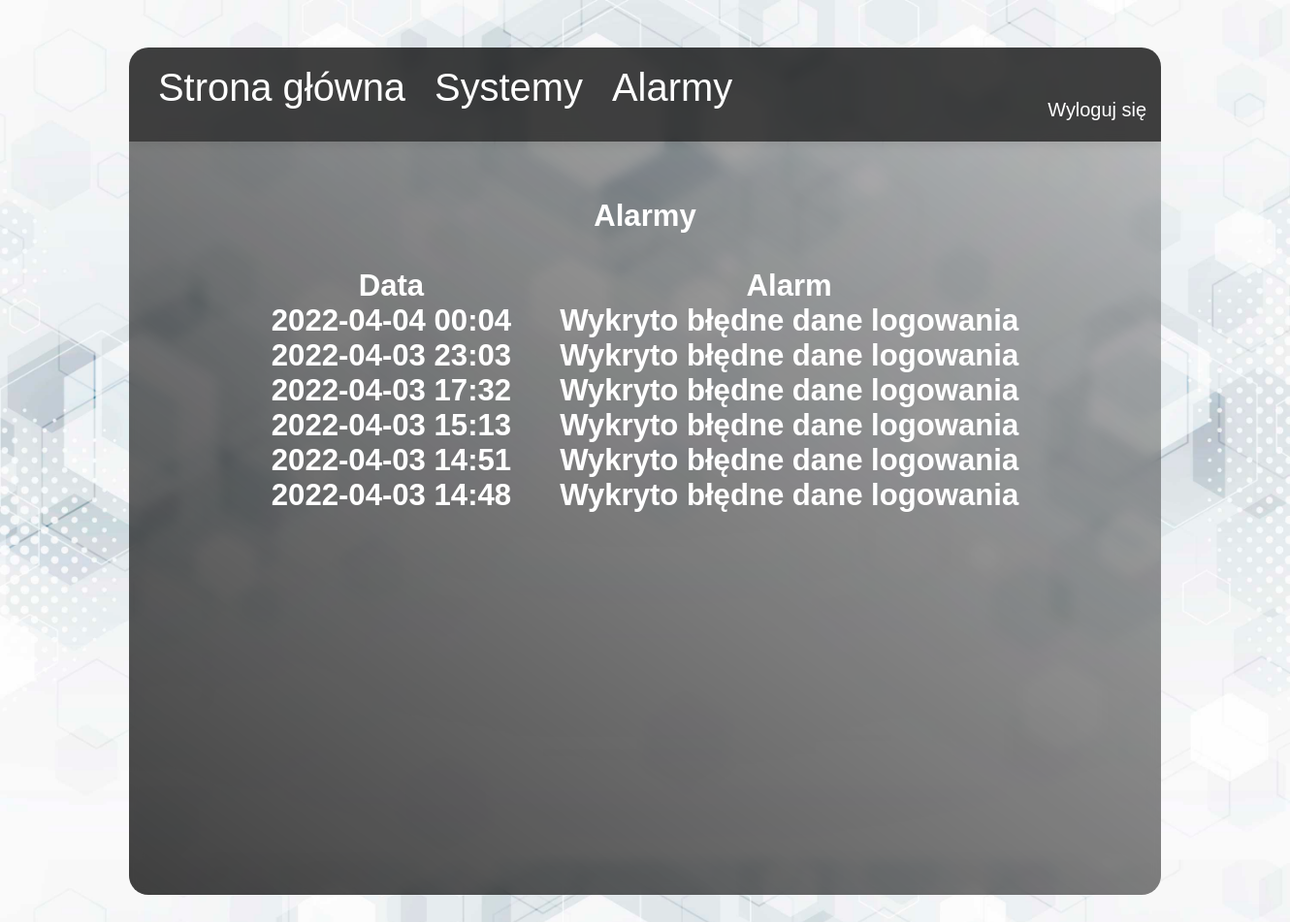
/templates/alerts/, run on the app's committed database.
### tables this page shows
CREATE TABLE `alarmy` (
	`data`	TEXT,
	`alert`	TEXT
);

### web_server.py (the view)
@app.route("/templates/alerts/")
def alerts():
    con = sqlite3.connect("mydb.db")
    con.row_factory = sqlite3.Row
    cur = con.cursor()
    cur.execute("select * from alarmy order by data desc")
    rows = cur.fetchall()
    return render_template("alerts.html",rows = rows)

### web_server.py (called while the page is built)
@app.before_request
def make_session_permanent():
    render_template('header.html', user_name = user_name)

### templates/header.html (shortened to what this page needs)
<!DOCTYPE html>
<html lang="pl-PL">
<head>
	<link rel="stylesheet" href="/static/style.css" type="text/css"/>
	</head>
<body>
<div class="square">
		<div class="menu">
			<a href="/templates/home"  class="systems">Strona główna</a>
			<a href="/templates/main"  class="systems">Systemy</a>
			<a href="/templates/alerts"  class="systems">Alarmy</a>
			<br>
			<a href="/"  class="logout">Wyloguj się</a>
		</div>
{% block content %}
{% endblock %}
</body>
</html>

### templates/alerts.html (shortened to what this page needs)
{% extends "header.html" %}
{% block content %}
		<div class="container">
			<h3><br>Alarmy<br><br>
				<table class="table" border=0>
   					<thead>
						<td>Data</td>
        				<td>Alarm</td>
    				</thead>
       				{% for row in rows %}
       		        <tr>
						<td>{{row["data"]}}</td>
            			<td>{{row["alert"]}}</td>
        			</tr>
       				{% endfor %}
				</table>
			<br><br>
			</h3>
		</div>
	</div>
</body>
{% endblock %}

### static/style.css (style rules this page uses)
* { margin: 0; padding: 0; box-sizing: border-box; }
body { width: 100vw; height: 100vh; background-image: url(img/background.jpg); background-size: cover; background-attachment: scroll; overflow: hidden; font-family: Arial; }
h3 { margin: 0; padding: 0; text-align: center; position: relative; top: 3%; left: 0%; }
.square { position: absolute; top: 5%; left: 10%; width: 100%; height: 100%; }
.menu { text-align: left; width: 80%; height: 10%; background: rgba(0, 0, 0, 0.75); backdrop-filter: blur(6px); color: #ffffff; border-radius: 20px 20px 0px 0px; }
.container { width: 80%; height: 80%; background: rgba(0, 0, 0, 0.75); background: linear-gradient(to right top, rgba(0, 0, 0, 0.75), rgba(0, 0, 0, 0.25)); backdrop-filter: blur(6px); border-radius: 0px 0px 20px 20px; color: #ffffff; font-size: 2vw; }
.systems { margin-left: 30px; position: relative; float: left; top: 20%; font-size: clamp(0.2rem, 3vw, 10rem); color: #ffffff; text-decoration: none; }
.logout { margin-right: 15px; float: right; top: 55%; right: 0%; position: absolute; font-size: clamp(0.1rem, 1.5vw, 5rem); color: #ffffff; text-decoration: none; }
.table { margin-left: auto; margin-right: auto; border-collapse: separate; border-spacing: 50px 0; }

### templates/alerts.html (style rules this page uses)
.container { overflow: scroll; }

### data on the page
alarmy: data "2022-04-04 00:04", alert "Wykryto błędne dane logowania"
alarmy: data "2022-04-03 23:03", alert "Wykryto błędne dane logowania"
alarmy: data "2022-04-03 17:32", alert "Wykryto błędne dane logowania"
alarmy: data "2022-04-03 15:13", alert "Wykryto błędne dane logowania"
alarmy: data "2022-04-03 14:51", alert "Wykryto błędne dane logowania"
alarmy: data "2022-04-03 14:48", alert "Wykryto błędne dane logowania"
